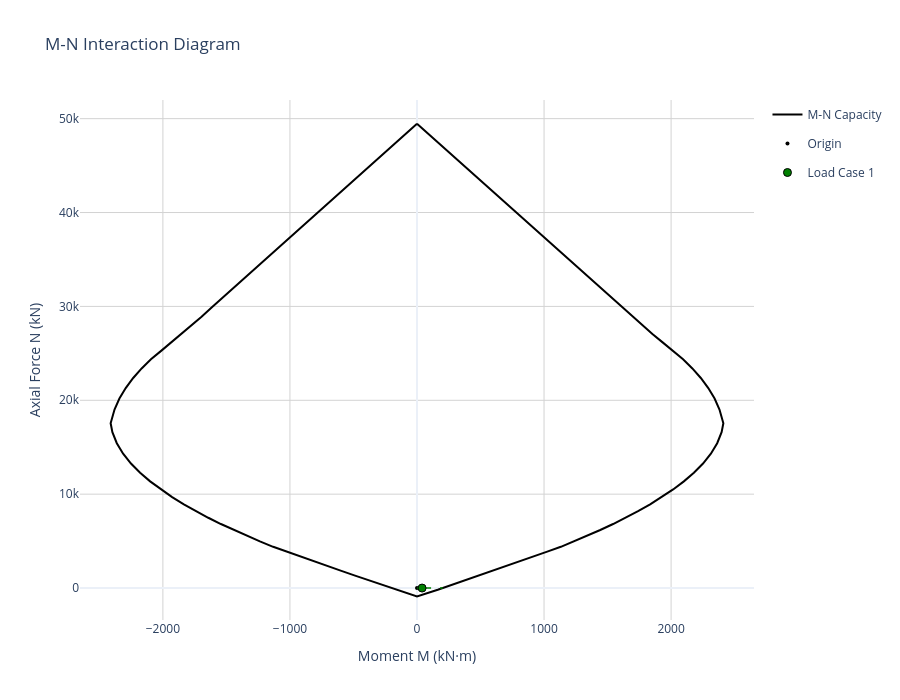
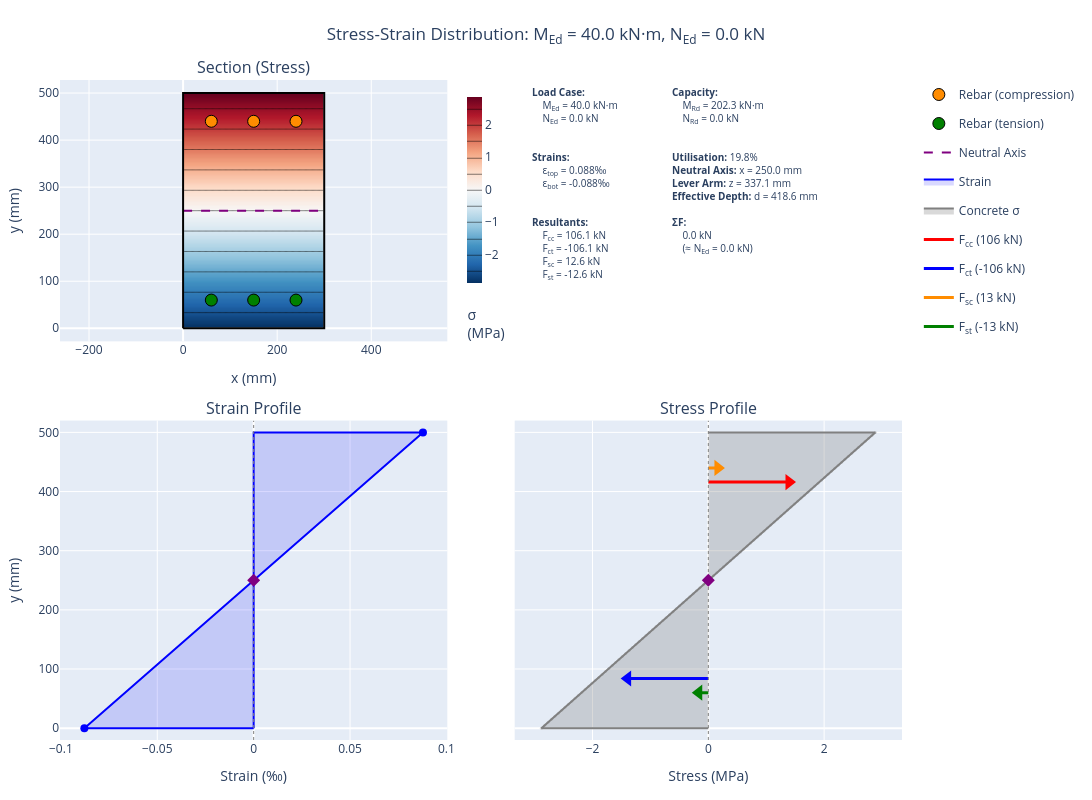

The notebook cell saved with these charts, in order:
### Code cell
# Create M-N interaction diagram
rect_diagram = create_interaction_diagram(
    section=rect_section,
    concrete=concrete,
    concrete_model_type=ConcreteModelType.LINEAR_ELASTIC,  # EC2 Fig 3.3
    steel_model_type=SteelModelType.INCLINED,                  # With strain hardening
    n_fibres_width=20,
    n_fibres_height=30,
    include_tension=True,
    crack_to_neutral_axis_on_first_tension_failure=True
)

loadcases = []

moment = 40
axial = 0

forces_dict = {
    "M_Ed": moment,
    "N_Ed": axial
    }

loadcases.append(forces_dict)

rect_diagram.plot_mn(
    load_points=loadcases,
    show_vectors=True,
    show=True
    )

rect_diagram.plot_stress_strain(
    M_Ed=moment,
    N_Ed=axial,
    height=800,
    show=False,
    section_render="filled")

### Figure 1 — Plotly figure (JSON) as saved in the notebook; plotly's stock layout.template omitted (floating-point values rounded to 4 significant figures)
{"data": [{"hovertemplate": "M: %{x:.1f} kN·m<br>N: %{y:.1f} kN<extra></extra>", "line": {"color": "black", "width": 2}, "mode": "lines", "name": "M-N Capacity", "type": "scatter", "x": [3.219e-12, 77.08, 154.2, 231.2, 308.3, 385.4, 462.5, 539.5, 616.6, 693.7, 770.8, 847.8, 924.9, 1002.0, 1079.0, 1156.0, 1233.0, 1310.0, 1387.0, 1464.0, 1542.0, 1619.0, 1696.0, 1773.0, 1853.0, 1933.0, 2014.0, 2094.0, 2167.0, 2234.0, 2293.0, 2342.0, 2381.0, 2411.0, 2398.0, 2363.0, 2313.0, 2251.0, 2179.0, 2100.0, 2016.0, 1927.0, 1835.0, 1740.0, 1643.0, 1543.0, 1442.0, 1340.0, 1237.0, 1132.0, 1025.0, 917.6, 810.4, 702.9, 595.2, 487.6, 379.7, 271.7, 163.6, -7.451e-15, -54.28, -163.6, -271.7, -379.7, -487.6, -595.2, -702.9, -810.4, -917.6, -1025.0, -1132.0, -1237.0, -1340.0, -1442.0, -1543.0, -1643.0, -1740.0, -1835.0, -1927.0, -2016.0, -2100.0, -2179.0, -2251.0, -2313.0, -2363.0, -2398.0, -2411.0, -2381.0, -2342.0, -2293.0, -2234.0, -2167.0, -2094.0, -2014.0, -1933.0, -1853.0, -1773.0, -1696.0, -1619.0, -1542.0, -1464.0, -1387.0, -1310.0, -1233.0, -1156.0, -1079.0, -1002.0, -924.9, -847.8, -770.8, -693.7, -616.6, -539.5, -462.5, -385.4, -308.3, -231.2, -154.2, -77.08, 3.219e-12], "y": [49470.0, 48530.0, 47600.0, 46670.0, 45730.0, 44800.0, 43860.0, 42930.0, 41990.0, 41060.0, 40120.0, 39190.0, 38260.0, 37320.0, 36390.0, 35450.0, 34520.0, 33580.0, 32650.0, 31710.0, 30780.0, 29850.0, 28910.0, 27980.0, 27070.0, 26170.0, 25270.0, 24360.0, 23390.0, 22370.0, 21300.0, 20190.0, 19020.0, 17560.0, 16600.0, 15430.0, 14310.0, 13260.0, 12280.0, 11360.0, 10500.0, 9689.0, 8919.0, 8187.0, 7487.0, 6819.0, 6182.0, 5566.0, 4970.0, 4393.0, 3874.0, 3362.0, 2846.0, 2335.0, 1827.0, 1320.0, 818.3, 318.5, -177.5, -885.1, -645.2, -177.5, 318.5, 818.3, 1320.0, 1827.0, 2335.0, 2846.0, 3362.0, 3874.0, 4393.0, 4970.0, 5566.0, 6182.0, 6819.0, 7487.0, 8187.0, 8919.0, 9689.0, 10500.0, 11360.0, 12280.0, 13260.0, 14310.0, 15430.0, 16600.0, 17560.0, 19020.0, 20190.0, 21300.0, 22370.0, 23390.0, 24360.0, 25270.0, 26170.0, 27070.0, 27980.0, 28910.0, 29850.0, 30780.0, 31710.0, 32650.0, 33580.0, 34520.0, 35450.0, 36390.0, 37320.0, 38260.0, 39190.0, 40120.0, 41060.0, 41990.0, 42930.0, 43860.0, 44800.0, 45730.0, 46670.0, 47600.0, 48530.0, 49470.0]}, {"hovertemplate": "Origin (0,0)<extra></extra>", "marker": {"color": "black", "size": 4, "symbol": "circle"}, "mode": "markers", "name": "Origin", "type": "scatter", "x": [0], "y": [0]}, {"hoverinfo": "skip", "legendgroup": "lc_0", "line": {"color": "green", "dash": "solid", "width": 1.5}, "mode": "lines", "showlegend": false, "type": "scatter", "x": [0, 40], "y": [0, 0]}, {"hoverinfo": "skip", "legendgroup": "lc_0", "line": {"color": "green", "dash": "dash", "width": 1.5}, "mode": "lines", "showlegend": false, "type": "scatter", "x": [40, 202.3], "y": [0, 0]}, {"hovertemplate": "<b>Load Case 1</b><br>N_Ed: 0.0 kN<br>M_Ed: 40.0 kN·m<br>N_Rd: 0.0 kN<br>M_Rd: 202.3 kN·m<br>Utilization: 19.8%<br>Status: ✓ PASS<extra></extra>", "legendgroup": "lc_0", "marker": {"color": "green", "line": {"color": "black", "width": 1}, "size": 8, "symbol": "circle"}, "mode": "markers", "name": "Load Case 1", "type": "scatter", "x": [40], "y": [0]}], "layout": {"height": 700, "legend": {"x": 1.02, "xanchor": "left", "y": 1, "yanchor": "top"}, "title": {"text": "M-N Interaction Diagram"}, "width": 900, "xaxis": {"gridcolor": "lightgray", "range": [-2652.0, 2652.0], "title": {"text": "Moment M (kN·m)"}, "zeroline": true}, "yaxis": {"gridcolor": "lightgray", "range": [-3403.0, 51990.0], "title": {"text": "Axial Force N (kN)"}, "zeroline": true}}}

### Figure 2 — Plotly figure (JSON) as saved in the notebook; plotly's stock layout.template omitted (floating-point values rounded to 4 significant figures; data arrays with more than 128 entries replaced by an {"elided": "..."} marker saying what was removed)
{"data": [{"colorbar": {"len": 0.3762, "lenmode": "fraction", "thickness": 15, "title": {"side": "bottom", "text": "σ<br>(MPa)"}, "x": 0.472, "xanchor": "left", "y": 0.802, "yanchor": "middle"}, "colorscale": [[0, "rgb(5,48,97)"], [0.1, "rgb(33,102,172)"], [0.2, "rgb(67,147,195)"], [0.3, "rgb(146,197,222)"], [0.4, "rgb(209,229,240)"], [0.5, "rgb(247,247,247)"], [0.6, "rgb(253,219,199)"], [0.7, "rgb(244,165,130)"], [0.8, "rgb(214,96,77)"], [0.9, "rgb(178,24,43)"], [1, "rgb(103,0,31)"]], "contours": {"coloring": "heatmap", "showlines": false}, "hovertemplate": "x: %{x:.1f} mm<br>y: %{y:.1f} mm<br>σ: %{z:.2f} MPa<extra>Concrete</extra>", "name": "Concrete", "showlegend": false, "showscale": true, "type": "contour", "x": [1.25, 3.75, 6.25, 8.75, 11.25, 13.75, 16.25, 18.75, 21.25, 23.75, 26.25, 28.75, 31.25, 33.75, 36.25, 38.75, 41.25, 43.75, 46.25, 48.75, 51.25, 53.75, 56.25, 58.75, 61.25, 63.75, 66.25, 68.75, 71.25, 73.75, 76.25, 78.75, 81.25, 83.75, 86.25, 88.75, 91.25, 93.75, 96.25, 98.75, 101.2, 103.8, 106.2, 108.8, 111.2, 113.8, 116.2, 118.8, 121.2, 123.8, 126.2, 128.8, 131.2, 133.8, 136.2, 138.8, 141.2, 143.8, 146.2, 148.8, 151.2, 153.8, 156.2, 158.8, 161.2, 163.8, 166.2, 168.8, 171.2, 173.8, 176.2, 178.8, 181.2, 183.8, 186.2, 188.8, 191.2, 193.8, 196.2, 198.8, 201.2, 203.8, 206.2, 208.8, 211.2, 213.8, 216.2, 218.8, 221.2, 223.8, 226.2, 228.8, 231.2, 233.8, 236.2, 238.8, 241.2, 243.8, 246.2, 248.8, 251.2, 253.8, 256.2, 258.8, 261.2, 263.8, 266.2, 268.8, 271.2, 273.8, 276.2, 278.8, 281.2, 283.8, 286.2, 288.8, 291.2, 293.8, 296.2, 298.8], "xaxis": "x", "y": {"elided": "180 float values"}, "yaxis": "y", "z": {"elided": "180x120 float values"}, "zmax": 2.867, "zmin": -2.867}, {"customdata": [[13.35, 0.06674, 4.193], [13.35, 0.06674, 4.193], [13.35, 0.06674, 4.193]], "hovertemplate": "x: %{x:.1f} mm<br>y: %{y:.1f} mm<br>σ: %{customdata[0]:.1f} MPa<br>ε: %{customdata[1]:.3f} ‰<br>F: %{customdata[2]:.1f} kN<br><extra>Rebar (compression)</extra>", "marker": {"color": "darkorange", "line": {"color": "black", "width": 1}, "size": 12}, "mode": "markers", "name": "Rebar (compression)", "showlegend": true, "type": "scatter", "x": [60.0, 150.0, 240.0], "xaxis": "x", "y": [440.0, 440.0, 440.0], "yaxis": "y"}, {"customdata": [[-13.35, -0.06674, -4.193], [-13.35, -0.06674, -4.193], [-13.35, -0.06674, -4.193]], "hovertemplate": "x: %{x:.1f} mm<br>y: %{y:.1f} mm<br>σ: %{customdata[0]:.1f} MPa<br>ε: %{customdata[1]:.3f} ‰<br>F: %{customdata[2]:.1f} kN<br><extra>Rebar (tension)</extra>", "marker": {"color": "green", "line": {"color": "black", "width": 1}, "size": 12}, "mode": "markers", "name": "Rebar (tension)", "showlegend": true, "type": "scatter", "x": [60.0, 150.0, 240.0], "xaxis": "x", "y": [60.0, 60.0, 60.0], "yaxis": "y"}, {"line": {"color": "purple", "dash": "dash", "width": 2}, "mode": "lines", "name": "Neutral Axis", "showlegend": true, "type": "scatter", "x": [0, 300], "xaxis": "x", "y": [250.0, 250.0], "yaxis": "y"}, {"hoverinfo": "skip", "line": {"color": "black", "width": 2}, "mode": "lines", "name": "Section outline", "showlegend": false, "type": "scatter", "x": [0, 300, 300, 0, 0], "xaxis": "x", "y": [0, 0, 500, 500, 0], "yaxis": "y"}, {"fill": "toself", "fillcolor": "rgba(0, 0, 255, 0.15)", "hovertemplate": "ε: %{x:.3f} ‰<br>y: %{y:.1f} mm<extra></extra>", "line": {"color": "blue", "width": 2}, "mode": "lines", "name": "Strain", "type": "scatter", "x": [0, -0.08781, 0.08781, 0, 0], "xaxis": "x3", "y": [0, 0, 500, 500, 0], "yaxis": "y3"}, {"hovertemplate": "ε: %{x:.3f} ‰<br>y: %{y:.1f} mm<extra></extra>", "marker": {"color": "blue", "size": 8}, "mode": "markers", "showlegend": false, "type": "scatter", "x": [-0.08781, 0.08781], "xaxis": "x3", "y": [0, 500], "yaxis": "y3"}, {"line": {"color": "gray", "dash": "dot", "width": 1}, "mode": "lines", "showlegend": false, "type": "scatter", "x": [0, 0], "xaxis": "x3", "y": [-20, 520], "yaxis": "y3"}, {"hovertemplate": "Neutral Axis<br>y: 250.0 mm<extra></extra>", "marker": {"color": "purple", "size": 10, "symbol": "diamond"}, "mode": "markers", "name": "NA", "showlegend": false, "type": "scatter", "x": [0], "xaxis": "x3", "y": [250.0], "yaxis": "y3"}, {"fill": "toself", "fillcolor": "rgba(128, 128, 128, 0.3)", "hoverinfo": "skip", "legendgroup": "concrete_stress", "line": {"color": "gray", "width": 2}, "mode": "lines", "name": "Concrete σ", "type": "scatter", "x": [0.0, -2.883, -2.825, -2.767, -2.709, -2.65, -2.592, -2.534, -2.476, -2.417, -2.359, -2.301, -2.243, -2.184, -2.126, -2.068, -2.01, -1.951, -1.893, -1.835, -1.777, -1.718, -1.66, -1.602, -1.544, -1.485, -1.427, -1.369, -1.311, -1.252, -1.194, -1.136, -1.078, -1.019, -0.9612, -0.9029, -0.8447, -0.7864, -0.7281, -0.6699, -0.6116, -0.5534, -0.4951, -0.4369, -0.3786, -0.3204, -0.2621, -0.2039, -0.1456, -0.08738, -0.02913, 0.02913, 0.08738, 0.1456, 0.2039, 0.2621, 0.3204, 0.3786, 0.4369, 0.4951, 0.5534, 0.6116, 0.6699, 0.7281, 0.7864, 0.8447, 0.9029, 0.9612, 1.019, 1.078, 1.136, 1.194, 1.252, 1.311, 1.369, 1.427, 1.485, 1.544, 1.602, 1.66, 1.718, 1.777, 1.835, 1.893, 1.951, 2.01, 2.068, 2.126, 2.184, 2.243, 2.301, 2.359, 2.417, 2.476, 2.534, 2.592, 2.65, 2.709, 2.767, 2.825, 2.883, 0.0], "xaxis": "x4", "y": [0.0, 0.0, 5.051, 10.1, 15.15, 20.2, 25.25, 30.3, 35.35, 40.4, 45.45, 50.51, 55.56, 60.61, 65.66, 70.71, 75.76, 80.81, 85.86, 90.91, 95.96, 101.0, 106.1, 111.1, 116.2, 121.2, 126.3, 131.3, 136.4, 141.4, 146.5, 151.5, 156.6, 161.6, 166.7, 171.7, 176.8, 181.8, 186.9, 191.9, 197.0, 202.0, 207.1, 212.1, 217.2, 222.2, 227.3, 232.3, 237.4, 242.4, 247.5, 252.5, 257.6, 262.6, 267.7, 272.7, 277.8, 282.8, 287.9, 292.9, 298.0, 303.0, 308.1, 313.1, 318.2, 323.2, 328.3, 333.3, 338.4, 343.4, 348.5, 353.5, 358.6, 363.6, 368.7, 373.7, 378.8, 383.8, 388.9, 393.9, 399.0, 404.0, 409.1, 414.1, 419.2, 424.2, 429.3, 434.3, 439.4, 444.4, 449.5, 454.5, 459.6, 464.6, 469.7, 474.7, 479.8, 484.8, 489.9, 494.9, 500.0, 500.0], "yaxis": "y4"}, {"hovertemplate": "%{text}<extra>Concrete</extra>", "legendgroup": "concrete_stress", "marker": {"color": "gray", "opacity": 0.3, "size": 3}, "mode": "markers", "showlegend": false, "text": ["σ: -2.88 MPa<br>ε: -0.088 ‰<br>y: 0.0 mm", "σ: -2.83 MPa<br>ε: -0.086 ‰<br>y: 5.1 mm", "σ: -2.77 MPa<br>ε: -0.084 ‰<br>y: 10.1 mm", "σ: -2.71 MPa<br>ε: -0.082 ‰<br>y: 15.2 mm", "σ: -2.65 MPa<br>ε: -0.081 ‰<br>y: 20.2 mm", "σ: -2.59 MPa<br>ε: -0.079 ‰<br>y: 25.3 mm", "σ: -2.53 MPa<br>ε: -0.077 ‰<br>y: 30.3 mm", "σ: -2.48 MPa<br>ε: -0.075 ‰<br>y: 35.4 mm", "σ: -2.42 MPa<br>ε: -0.074 ‰<br>y: 40.4 mm", "σ: -2.36 MPa<br>ε: -0.072 ‰<br>y: 45.5 mm", "σ: -2.30 MPa<br>ε: -0.070 ‰<br>y: 50.5 mm", "σ: -2.24 MPa<br>ε: -0.068 ‰<br>y: 55.6 mm", "σ: -2.18 MPa<br>ε: -0.067 ‰<br>y: 60.6 mm", "σ: -2.13 MPa<br>ε: -0.065 ‰<br>y: 65.7 mm", "σ: -2.07 MPa<br>ε: -0.063 ‰<br>y: 70.7 mm", "σ: -2.01 MPa<br>ε: -0.061 ‰<br>y: 75.8 mm", "σ: -1.95 MPa<br>ε: -0.059 ‰<br>y: 80.8 mm", "σ: -1.89 MPa<br>ε: -0.058 ‰<br>y: 85.9 mm", "σ: -1.83 MPa<br>ε: -0.056 ‰<br>y: 90.9 mm", "σ: -1.78 MPa<br>ε: -0.054 ‰<br>y: 96.0 mm", "σ: -1.72 MPa<br>ε: -0.052 ‰<br>y: 101.0 mm", "σ: -1.66 MPa<br>ε: -0.051 ‰<br>y: 106.1 mm", "σ: -1.60 MPa<br>ε: -0.049 ‰<br>y: 111.1 mm", "σ: -1.54 MPa<br>ε: -0.047 ‰<br>y: 116.2 mm", "σ: -1.49 MPa<br>ε: -0.045 ‰<br>y: 121.2 mm", "σ: -1.43 MPa<br>ε: -0.043 ‰<br>y: 126.3 mm", "σ: -1.37 MPa<br>ε: -0.042 ‰<br>y: 131.3 mm", "σ: -1.31 MPa<br>ε: -0.040 ‰<br>y: 136.4 mm", "σ: -1.25 MPa<br>ε: -0.038 ‰<br>y: 141.4 mm", "σ: -1.19 MPa<br>ε: -0.036 ‰<br>y: 146.5 mm", "σ: -1.14 MPa<br>ε: -0.035 ‰<br>y: 151.5 mm", "σ: -1.08 MPa<br>ε: -0.033 ‰<br>y: 156.6 mm", "σ: -1.02 MPa<br>ε: -0.031 ‰<br>y: 161.6 mm", "σ: -0.96 MPa<br>ε: -0.029 ‰<br>y: 166.7 mm", "σ: -0.90 MPa<br>ε: -0.027 ‰<br>y: 171.7 mm", "σ: -0.84 MPa<br>ε: -0.026 ‰<br>y: 176.8 mm", "σ: -0.79 MPa<br>ε: -0.024 ‰<br>y: 181.8 mm", "σ: -0.73 MPa<br>ε: -0.022 ‰<br>y: 186.9 mm", "σ: -0.67 MPa<br>ε: -0.020 ‰<br>y: 191.9 mm", "σ: -0.61 MPa<br>ε: -0.019 ‰<br>y: 197.0 mm", "σ: -0.55 MPa<br>ε: -0.017 ‰<br>y: 202.0 mm", "σ: -0.50 MPa<br>ε: -0.015 ‰<br>y: 207.1 mm", "σ: -0.44 MPa<br>ε: -0.013 ‰<br>y: 212.1 mm", "σ: -0.38 MPa<br>ε: -0.012 ‰<br>y: 217.2 mm", "σ: -0.32 MPa<br>ε: -0.010 ‰<br>y: 222.2 mm", "σ: -0.26 MPa<br>ε: -0.008 ‰<br>y: 227.3 mm", "σ: -0.20 MPa<br>ε: -0.006 ‰<br>y: 232.3 mm", "σ: -0.15 MPa<br>ε: -0.004 ‰<br>y: 237.4 mm", "σ: -0.09 MPa<br>ε: -0.003 ‰<br>y: 242.4 mm", "σ: -0.03 MPa<br>ε: -0.001 ‰<br>y: 247.5 mm", "σ: 0.03 MPa<br>ε: 0.001 ‰<br>y: 252.5 mm", "σ: 0.09 MPa<br>ε: 0.003 ‰<br>y: 257.6 mm", "σ: 0.15 MPa<br>ε: 0.004 ‰<br>y: 262.6 mm", "σ: 0.20 MPa<br>ε: 0.006 ‰<br>y: 267.7 mm", "σ: 0.26 MPa<br>ε: 0.008 ‰<br>y: 272.7 mm", "σ: 0.32 MPa<br>ε: 0.010 ‰<br>y: 277.8 mm", "σ: 0.38 MPa<br>ε: 0.012 ‰<br>y: 282.8 mm", "σ: 0.44 MPa<br>ε: 0.013 ‰<br>y: 287.9 mm", "σ: 0.50 MPa<br>ε: 0.015 ‰<br>y: 292.9 mm", "σ: 0.55 MPa<br>ε: 0.017 ‰<br>y: 298.0 mm", "σ: 0.61 MPa<br>ε: 0.019 ‰<br>y: 303.0 mm", "σ: 0.67 MPa<br>ε: 0.020 ‰<br>y: 308.1 mm", "σ: 0.73 MPa<br>ε: 0.022 ‰<br>y: 313.1 mm", "σ: 0.79 MPa<br>ε: 0.024 ‰<br>y: 318.2 mm", "σ: 0.84 MPa<br>ε: 0.026 ‰<br>y: 323.2 mm", "σ: 0.90 MPa<br>ε: 0.027 ‰<br>y: 328.3 mm", "σ: 0.96 MPa<br>ε: 0.029 ‰<br>y: 333.3 mm", "σ: 1.02 MPa<br>ε: 0.031 ‰<br>y: 338.4 mm", "σ: 1.08 MPa<br>ε: 0.033 ‰<br>y: 343.4 mm", "σ: 1.14 MPa<br>ε: 0.035 ‰<br>y: 348.5 mm", "σ: 1.19 MPa<br>ε: 0.036 ‰<br>y: 353.5 mm", "σ: 1.25 MPa<br>ε: 0.038 ‰<br>y: 358.6 mm", "σ: 1.31 MPa<br>ε: 0.040 ‰<br>y: 363.6 mm", "σ: 1.37 MPa<br>ε: 0.042 ‰<br>y: 368.7 mm", "σ: 1.43 MPa<br>ε: 0.043 ‰<br>y: 373.7 mm", "σ: 1.49 MPa<br>ε: 0.045 ‰<br>y: 378.8 mm", "σ: 1.54 MPa<br>ε: 0.047 ‰<br>y: 383.8 mm", "σ: 1.60 MPa<br>ε: 0.049 ‰<br>y: 388.9 mm", "σ: 1.66 MPa<br>ε: 0.051 ‰<br>y: 393.9 mm", "σ: 1.72 MPa<br>ε: 0.052 ‰<br>y: 399.0 mm", "σ: 1.78 MPa<br>ε: 0.054 ‰<br>y: 404.0 mm", "σ: 1.83 MPa<br>ε: 0.056 ‰<br>y: 409.1 mm", "σ: 1.89 MPa<br>ε: 0.058 ‰<br>y: 414.1 mm", "σ: 1.95 MPa<br>ε: 0.059 ‰<br>y: 419.2 mm", "σ: 2.01 MPa<br>ε: 0.061 ‰<br>y: 424.2 mm", "σ: 2.07 MPa<br>ε: 0.063 ‰<br>y: 429.3 mm", "σ: 2.13 MPa<br>ε: 0.065 ‰<br>y: 434.3 mm", "σ: 2.18 MPa<br>ε: 0.067 ‰<br>y: 439.4 mm", "σ: 2.24 MPa<br>ε: 0.068 ‰<br>y: 444.4 mm", "σ: 2.30 MPa<br>ε: 0.070 ‰<br>y: 449.5 mm", "σ: 2.36 MPa<br>ε: 0.072 ‰<br>y: 454.5 mm", "σ: 2.42 MPa<br>ε: 0.074 ‰<br>y: 459.6 mm", "σ: 2.48 MPa<br>ε: 0.075 ‰<br>y: 464.6 mm", "σ: 2.53 MPa<br>ε: 0.077 ‰<br>y: 469.7 mm", "σ: 2.59 MPa<br>ε: 0.079 ‰<br>y: 474.7 mm", "σ: 2.65 MPa<br>ε: 0.081 ‰<br>y: 479.8 mm", "σ: 2.71 MPa<br>ε: 0.082 ‰<br>y: 484.8 mm", "σ: 2.77 MPa<br>ε: 0.084 ‰<br>y: 489.9 mm", "σ: 2.83 MPa<br>ε: 0.086 ‰<br>y: 494.9 mm", "σ: 2.88 MPa<br>ε: 0.088 ‰<br>y: 500.0 mm"], "type": "scatter", "x": [-2.883, -2.825, -2.767, -2.709, -2.65, -2.592, -2.534, -2.476, -2.417, -2.359, -2.301, -2.243, -2.184, -2.126, -2.068, -2.01, -1.951, -1.893, -1.835, -1.777, -1.718, -1.66, -1.602, -1.544, -1.485, -1.427, -1.369, -1.311, -1.252, -1.194, -1.136, -1.078, -1.019, -0.9612, -0.9029, -0.8447, -0.7864, -0.7281, -0.6699, -0.6116, -0.5534, -0.4951, -0.4369, -0.3786, -0.3204, -0.2621, -0.2039, -0.1456, -0.08738, -0.02913, 0.02913, 0.08738, 0.1456, 0.2039, 0.2621, 0.3204, 0.3786, 0.4369, 0.4951, 0.5534, 0.6116, 0.6699, 0.7281, 0.7864, 0.8447, 0.9029, 0.9612, 1.019, 1.078, 1.136, 1.194, 1.252, 1.311, 1.369, 1.427, 1.485, 1.544, 1.602, 1.66, 1.718, 1.777, 1.835, 1.893, 1.951, 2.01, 2.068, 2.126, 2.184, 2.243, 2.301, 2.359, 2.417, 2.476, 2.534, 2.592, 2.65, 2.709, 2.767, 2.825, 2.883], "xaxis": "x4", "y": [0.0, 5.051, 10.1, 15.15, 20.2, 25.25, 30.3, 35.35, 40.4, 45.45, 50.51, 55.56, 60.61, 65.66, 70.71, 75.76, 80.81, 85.86, 90.91, 95.96, 101.0, 106.1, 111.1, 116.2, 121.2, 126.3, 131.3, 136.4, 141.4, 146.5, 151.5, 156.6, 161.6, 166.7, 171.7, 176.8, 181.8, 186.9, 191.9, 197.0, 202.0, 207.1, 212.1, 217.2, 222.2, 227.3, 232.3, 237.4, 242.4, 247.5, 252.5, 257.6, 262.6, 267.7, 272.7, 277.8, 282.8, 287.9, 292.9, 298.0, 303.0, 308.1, 313.1, 318.2, 323.2, 328.3, 333.3, 338.4, 343.4, 348.5, 353.5, 358.6, 363.6, 368.7, 373.7, 378.8, 383.8, 388.9, 393.9, 399.0, 404.0, 409.1, 414.1, 419.2, 424.2, 429.3, 434.3, 439.4, 444.4, 449.5, 454.5, 459.6, 464.6, 469.7, 474.7, 479.8, 484.8, 489.9, 494.9, 500.0], "yaxis": "y4"}, {"hovertemplate": "F<sub>cc</sub> = 106.1 kN<br>y = 416.0 mm<extra>Concrete Compression</extra>", "legendgroup": "F<sub>cc</sub>", "line": {"color": "red", "width": 3}, "mode": "lines", "name": "F<sub>cc</sub> (106 kN)", "type": "scatter", "x": [0, 1.394], "xaxis": "x4", "y": [416.0, 416.0], "yaxis": "y4"}, {"hoverinfo": "skip", "legendgroup": "F<sub>cc</sub>", "marker": {"color": "red", "size": 14, "symbol": "triangle-right"}, "mode": "markers", "showlegend": false, "type": "scatter", "x": [1.394], "xaxis": "x4", "y": [416.0], "yaxis": "y4"}, {"hovertemplate": "F<sub>ct</sub> = -106.1 kN<br>y = 84.0 mm<extra>Concrete Tension</extra>", "legendgroup": "F<sub>ct</sub>", "line": {"color": "blue", "width": 3}, "mode": "lines", "name": "F<sub>ct</sub> (-106 kN)", "type": "scatter", "x": [0, -1.394], "xaxis": "x4", "y": [83.98, 83.98], "yaxis": "y4"}, {"hoverinfo": "skip", "legendgroup": "F<sub>ct</sub>", "marker": {"color": "blue", "size": 14, "symbol": "triangle-left"}, "mode": "markers", "showlegend": false, "type": "scatter", "x": [-1.394], "xaxis": "x4", "y": [83.98], "yaxis": "y4"}, {"hovertemplate": "F<sub>sc</sub> = 12.6 kN<br>y = 440.0 mm<extra>Steel Compression</extra>", "legendgroup": "F<sub>sc</sub>", "line": {"color": "darkorange", "width": 3}, "mode": "lines", "name": "F<sub>sc</sub> (13 kN)", "type": "scatter", "x": [0, 0.1653], "xaxis": "x4", "y": [440, 440], "yaxis": "y4"}, {"hoverinfo": "skip", "legendgroup": "F<sub>sc</sub>", "marker": {"color": "darkorange", "size": 14, "symbol": "triangle-right"}, "mode": "markers", "showlegend": false, "type": "scatter", "x": [0.1653], "xaxis": "x4", "y": [440], "yaxis": "y4"}, {"hovertemplate": "F<sub>st</sub> = -12.6 kN<br>y = 60.0 mm<extra>Steel Tension</extra>", "legendgroup": "F<sub>st</sub>", "line": {"color": "green", "width": 3}, "mode": "lines", "name": "F<sub>st</sub> (-13 kN)", "type": "scatter", "x": [0, -0.1653], "xaxis": "x4", "y": [60, 60], "yaxis": "y4"}, {"hoverinfo": "skip", "legendgroup": "F<sub>st</sub>", "marker": {"color": "green", "size": 14, "symbol": "triangle-left"}, "mode": "markers", "showlegend": false, "type": "scatter", "x": [-0.1653], "xaxis": "x4", "y": [60], "yaxis": "y4"}, {"line": {"color": "gray", "dash": "dot", "width": 1}, "mode": "lines", "showlegend": false, "type": "scatter", "x": [0, 0], "xaxis": "x4", "y": [-20, 520], "yaxis": "y4"}, {"hovertemplate": "Neutral Axis<br>y: 250.0 mm<extra></extra>", "marker": {"color": "purple", "size": 10, "symbol": "diamond"}, "mode": "markers", "showlegend": false, "type": "scatter", "x": [0], "xaxis": "x4", "y": [250.0], "yaxis": "y4"}], "layout": {"annotations": [{"font": {"size": 16}, "showarrow": false, "text": "Section (Stress)", "x": 0.23, "xanchor": "center", "xref": "paper", "y": 1, "yanchor": "bottom", "yref": "paper"}, {"font": {"size": 16}, "showarrow": false, "text": "Strain Profile", "x": 0.23, "xanchor": "center", "xref": "paper", "y": 0.484, "yanchor": "bottom", "yref": "paper"}, {"font": {"size": 16}, "showarrow": false, "text": "Stress Profile", "x": 0.77, "xanchor": "center", "xref": "paper", "y": 0.484, "yanchor": "bottom", "yref": "paper"}, {"align": "left", "font": {"size": 10}, "showarrow": false, "text": "<b>Load Case:</b><br>&nbsp;&nbsp;&nbsp;&nbsp;M<sub>Ed</sub> = 40.0 kN·m<br>&nbsp;&nbsp;&nbsp;&nbsp;N<sub>Ed</sub> = 0.0 kN<br><br><br><b>Strains:</b><br>&nbsp;&nbsp;&nbsp;&nbsp;ε<sub>top</sub> = 0.088‰<br>&nbsp;&nbsp;&nbsp;&nbsp;ε<sub>bot</sub> = -0.088‰<br><br><br><b>Resultants:</b><br>&nbsp;&nbsp;&nbsp;&nbsp;F<sub>cc</sub> = 106.1 kN<br>&nbsp;&nbsp;&nbsp;&nbsp;F<sub>ct</sub> = -106.1 kN<br>&nbsp;&nbsp;&nbsp;&nbsp;F<sub>sc</sub> = 12.6 kN<br>&nbsp;&nbsp;&nbsp;&nbsp;F<sub>st</sub> = -12.6 kN<br>", "x": 0.5584, "xanchor": "left", "xref": "paper", "y": 0.996, "yanchor": "top", "yref": "paper"}, {"align": "left", "font": {"size": 10}, "showarrow": false, "text": "<b>Capacity:</b><br>&nbsp;&nbsp;&nbsp;&nbsp;M<sub>Rd</sub> = 202.3 kN·m<br>&nbsp;&nbsp;&nbsp;&nbsp;N<sub>Rd</sub> = 0.0 kN<br><br><br><b>Utilisation:</b> 19.8%<br><b>Neutral Axis:</b> x = 250.0 mm<br><b>Lever Arm:</b> z = 337.1 mm<br><b>Effective Depth:</b> d = 418.6 mm<br><br><b>ΣF:</b><br>&nbsp;&nbsp;&nbsp;&nbsp;0.0 kN<br>&nbsp;&nbsp;&nbsp;&nbsp;(≈ N<sub>Ed</sub> = 0.0 kN)<br>", "x": 0.724, "xanchor": "left", "xref": "paper", "y": 0.996, "yanchor": "top", "yref": "paper"}], "height": 800, "legend": {"x": 1.02, "y": 1}, "margin": {"b": 60, "l": 60, "r": 120, "t": 80}, "showlegend": true, "title": {"text": "Stress-Strain Distribution: M<sub>Ed</sub> = 40.0 kN·m, N<sub>Ed</sub> = 0.0 kN", "x": 0.5}, "width": 1200, "xaxis": {"anchor": "y", "domain": [0, 0.46], "title": {"text": "x (mm)"}}, "xaxis2": {"anchor": "y2", "domain": [0.54, 1], "visible": false}, "xaxis3": {"anchor": "y3", "domain": [0, 0.46], "title": {"text": "Strain (‰)"}}, "xaxis4": {"anchor": "y4", "domain": [0.54, 1], "range": [-3.345, 3.345], "title": {"text": "Stress (MPa)"}}, "yaxis": {"anchor": "x", "domain": [0.604, 1], "scaleanchor": "x", "scaleratio": 1, "title": {"text": "y (mm)"}}, "yaxis2": {"anchor": "x2", "domain": [0.604, 1], "visible": false}, "yaxis3": {"anchor": "x3", "domain": [0, 0.484], "range": [-20, 520], "title": {"text": "y (mm)"}}, "yaxis4": {"anchor": "x4", "domain": [0, 0.484], "matches": "y3", "showticklabels": false}}}
